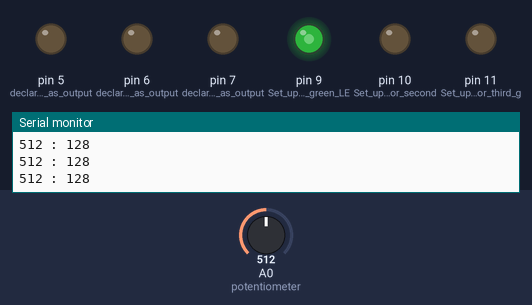
A sketch run on a simulated Arduino Uno, built with avr-gcc and run on an emulated ATmega328P. Shown: output pins drawn as LEDs (lit = HIGH), the last lines printed to the serial monitor. Inputs (shaded band) come from the test bench; at power-on: A0 (potentiometer) = 512.

Above: at 1.2 s.
1.3 s: A0 (potentiometer) set to 610
At 2.3 s:
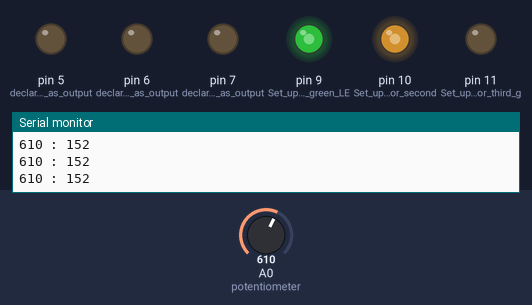
2.8 s: A0 (potentiometer) set to 590
At 3.7 s:
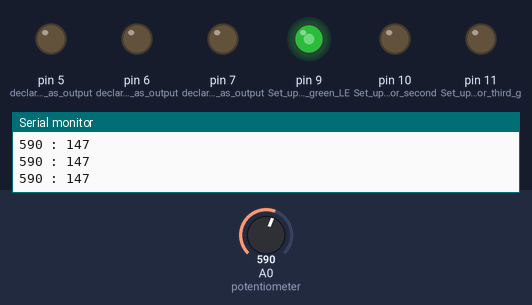
4.3 s: A0 (potentiometer) set to 290
At 5.1 s:
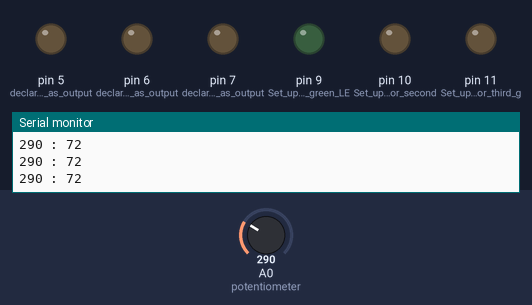
5.8 s: A0 (potentiometer) set to 308
At 6.5 s:
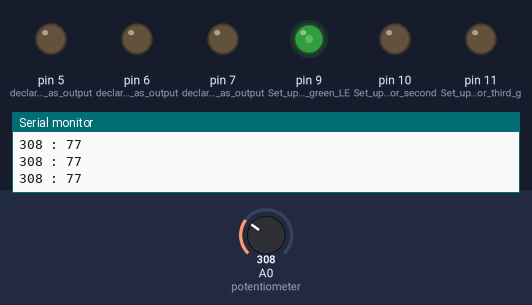
7.3 s: A0 (potentiometer) set to 900
At 7.9 s:
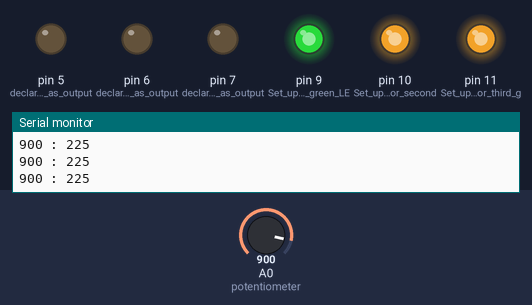
8.8 s: A0 (potentiometer) set to 122
At 9.3 s:
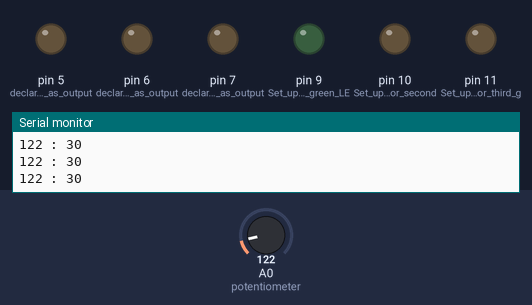
Timing chart, 0 to 11.3 s (numbered marks = the images above; inputs shaded):
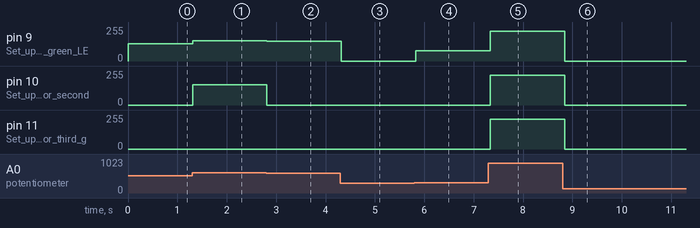

Measured:
- the behaviour switches between 299 and 300 on A0 (potentiometer) (found by bisection; images 3 and 4)
- after the input at 1.3 s, pin 9 (Set_up_Pin_9_for_green_LE): 128/255 → 152/255 at once; pin 10 (Set_up_Pin_10_for_second): 0/255 → 152/255 at once
- after the input at 2.8 s, pin 9 (Set_up_Pin_9_for_green_LE): 152/255 → 147/255 at once; pin 10 (Set_up_Pin_10_for_second): 152/255 → 0/255 at once
- after the input at 4.3 s, pin 9 (Set_up_Pin_9_for_green_LE): 147/255 → 0/255 at once
- after the input at 5.8 s, pin 9 (Set_up_Pin_9_for_green_LE): 0/255 → 77/255 at once
- after the input at 7.3 s, pin 9 (Set_up_Pin_9_for_green_LE): 77/255 → 225/255 at once; pin 10 (Set_up_Pin_10_for_second), pin 11 (Set_up_Pin_11_for_third_g): 0/255 → 225/255 at once
- after the input at 8.8 s, pin 9 (Set_up_Pin_9_for_green_LE), pin 10 (Set_up_Pin_10_for_second), pin 11 (Set_up_Pin_11_for_third_g): 225/255 → 0/255 at once

The sketch:

Lesson4_V4KS.ino
```cpp
int readValue = 0;
int writeValue = 0;
void setup() {
  pinMode(9,OUTPUT);      //Set up Pin 9 for green LED as output
  pinMode(10,OUTPUT);     //Set up Pin 10 for second green LED as output
  pinMode(11,OUTPUT);     //Set up Pin 11 for third green LED as output
  pinMode(7,OUTPUT);      //declare pin 7 as output (first LED from the top)
  pinMode(6,OUTPUT);      //declare pin 6 as output (second LED)
  pinMode(5,OUTPUT);      //declare pin 5 as output (third LED)
  pinMode(4,INPUT);       //declare pin 2 as input (button)
  Serial.begin(9600);
}

void loop() {
  readValue = analogRead(A0);     //Store the value from the potentiometer
  writeValue = readValue / 4;     //Divide the readValue by 4 and store as the writeValue. Read value is in bits and write value is in BYTES.
                                  //From the above equation, if readValue is 1,023 (max bit) then writeValue will be 255 (Max Byte)
  analogWrite(9, writeValue);     //Set LED 1 brightness to writeValue
  analogWrite(10, writeValue);    //Set LED 2 brightness to writeValue
  analogWrite(11, writeValue);    //Set LED 3 brightness to writeValue
  if (readValue < 300) {          //If the value from the potentiomater is less than 300 then:
    digitalWrite(9,LOW);          //Turn off first LED. You could also use analogWrite(pin,0) for same effects on LEDs.
    digitalWrite(10,LOW);         //Turn off second LED. You could also use analogWrite(pin,0) for same effects on LEDs.
    digitalWrite(11,LOW);         //Turn off third LED. You could also use analogWrite(pin,0) for same effects on LEDs.
  }
  else if (readValue < 600) {        //If the value from the potentiometer is less than 600
    analogWrite(9, writeValue);     //Turn on 1st LED
    digitalWrite(10, LOW);         //Turn off 2nd LED
    digitalWrite(11, LOW);         //Turn off 3rd LED
  }
  else if (readValue < 900) {     //If the value from the potentionmeter is less than 900
    analogWrite(9, writeValue);   //Turn on 1st LED
    analogWrite(10, writeValue);  //Turn on 2nd LED
    digitalWrite(11,LOW);         //Turn off 3rd LED
  }
  else {                          //If readValue is greater than 900
    analogWrite(9, writeValue);   //Turn on 1st LED
    analogWrite(10, writeValue);  //Turn on 2nd LED
    analogWrite(11, writeValue);  //Tuen on 3rd LED
  }
  Serial.print(readValue);
  Serial.print(" : ");
  Serial.println(writeValue);     //The ln at the end indicates a linebreak that will happen at the end.
  delay(100);
}
```
